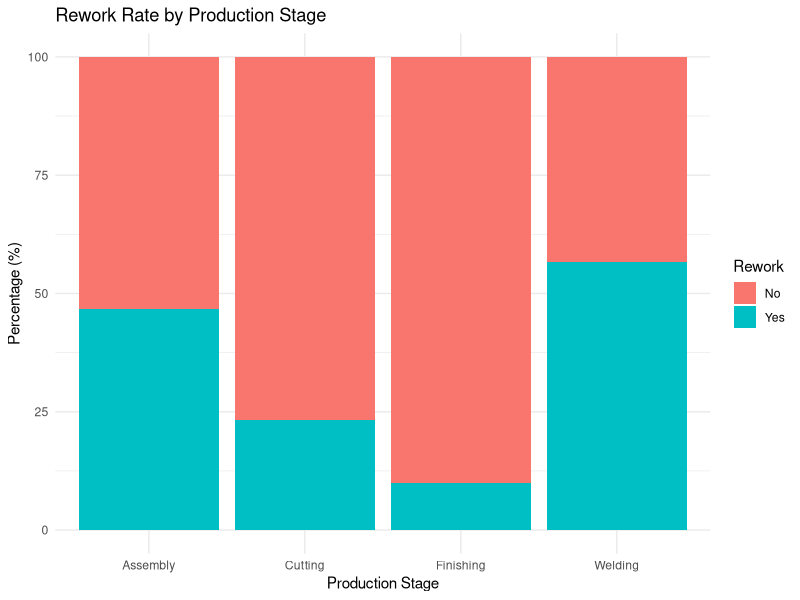
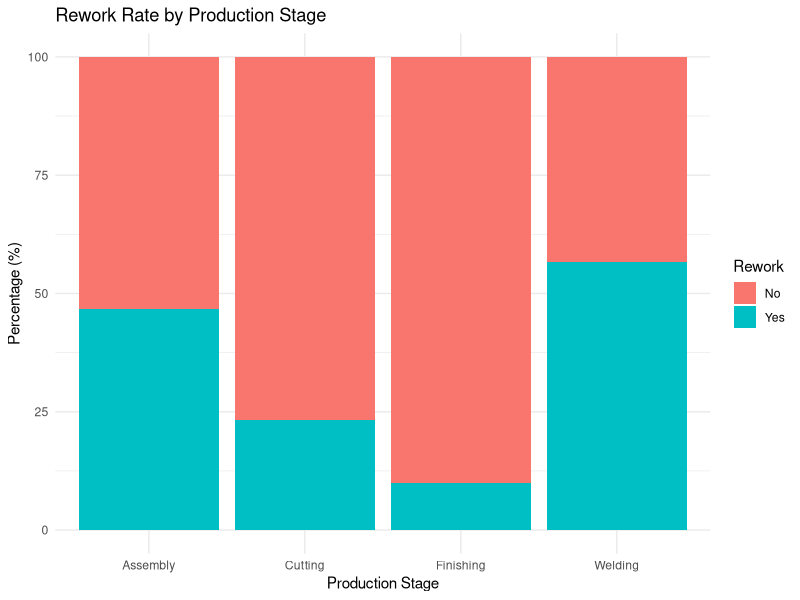

These charts were generated, in order, by the following R code:
library(tidyverse)

production_stages <- read_csv("production_stages.csv")

rework_stage <- production_stages %>%
  group_by(stage_name, rework) %>%
  summarise(count = n(), .groups = "drop") %>%
  group_by(stage_name) %>%
  mutate(percentage = count / sum(count) * 100)

p_rework <- ggplot(rework_stage, aes(x = stage_name, y = percentage, fill = rework)) +
  geom_col(position = "stack") +
  labs(
    title = "Rework Rate by Production Stage",
    x = "Production Stage",
    y = "Percentage (%)",
    fill = "Rework"
  ) +
  theme_minimal()

p_rework

ggsave(
  filename = "../visuals/rework_rate_by_stage.png",
  plot = p_rework,
  width = 8,
  height = 5
)
